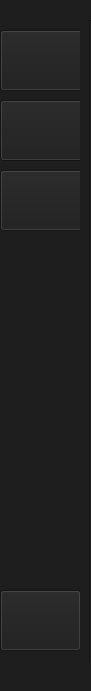
     <widget class="QWidget" name="buttons_3" native="true">
      <property name="geometry">
       <rect>
        <x>0</x>
        <y>-10</y>
        <width>91</width>
        <height>691</height>
       </rect>
      </property>
      <property name="styleSheet">
       <string notr="true">background-color: rgb(30, 30, 30);</string>
      </property>
      <widget class="QPushButton" name="chatting_chatting_button">
       <property name="geometry">
        <rect>
         <x>0</x>
         <y>30</y>
         <width>91</width>
         <height>61</height>
        </rect>
       </property>
       <property name="cursor">
        <cursorShape>PointingHandCursor</cursorShape>
       </property>
       <property name="styleSheet">
        <string notr="true">QPushButton{
background-image:url(:/icons/icons/Vector.png);
 background-position: center;
background-size: 50px;
 background-repeat: no-repeat;
color: transparent
}</string>
       </property>
       <property name="text">
        <string>Chatting</string>
       </property>
       <property name="icon">
        <iconset>
         <normaloff>../GUI desgin/GUI desgin/setting/icons/Vector.png</normaloff>../GUI desgin/GUI desgin/setting/icons/Vector.png</iconset>
       </property>
       <property name="iconSize">
        <size>
         <width>50</width>
         <height>50</height>
        </size>
       </property>
      </widget>
      <widget class="QPushButton" name="chatting_requests_button">
       <property name="geometry">
        <rect>
         <x>0</x>
         <y>100</y>
         <width>91</width>
         <height>61</height>
        </rect>
       </property>
       <property name="cursor">
        <cursorShape>PointingHandCursor</cursorShape>
       </property>
       <property name="styleSheet">
        <string notr="true">QPushButton{
background-image:url(:/icons/icons/Group 1.png);
 background-position: center;
background-size: 50px;
 background-repeat: no-repeat;
color: transparent
}</string>
       </property>
       <property name="text">
        <string>Requests</string>
       </property>
       <property name="icon">
        <iconset>
         <normaloff>../GUI desgin/GUI desgin/setting/icons/Group 1.png</normaloff>../GUI desgin/GUI desgin/setting/icons/Group 1.png</iconset>
       </property>
       <property name="iconSize">
        <size>
         <width>50</width>
         <height>50</height>
        </size>
       </property>
      </widget>
      <widget class="QPushButton" name="chatting_exit_button">
       <property name="geometry">
        <rect>
         <x>0</x>
         <y>590</y>
         <width>81</width>
         <height>61</height>
        </rect>
       </property>
       <property name="cursor">
        <cursorShape>PointingHandCursor</cursorShape>
       </property>
       <property name="styleSheet">
        <string notr="true">QPushButton{
background-image:url(:/icons/icons/Sign-out.png);
 background-position: center;
background-size: 50px;
 background-repeat: no-repeat;
color: transparent
}</string>
       </property>
       <property name="text">
        <string>Exit</string>
       </property>
       <property name="icon">
        <iconset>
         <normaloff>../GUI desgin/GUI desgin/setting/icons/Sign-out.png</normaloff>../GUI desgin/GUI desgin/setting/icons/Sign-out.png</iconset>
       </property>
       <property name="iconSize">
        <size>
         <width>50</width>
         <height>50</height>
        </size>
       </property>
      </widget>
      <widget class="Line" name="line">
       <property name="geometry">
        <rect>
         <x>80</x>
         <y>20</y>
         <width>20</width>
         <height>641</height>
        </rect>
       </property>
       <property name="orientation">
        <enum>Qt::Vertical</enum>
       </property>
      </widget>
      <widget class="QPushButton" name="chatting_settings_button">
       <property name="geometry">
        <rect>
         <x>0</x>
         <y>170</y>
         <width>91</width>
         <height>61</height>
        </rect>
       </property>
       <property name="cursor">
        <cursorShape>PointingHandCursor</cursorShape>
       </property>
       <property name="styleSheet">
        <string notr="true">QPushButton{
background-image: url(:/icons/icons/settings.png);
 background-position: center;
background-size: 50px;
 background-repeat: no-repeat;
color: transparent
}</string>
       </property>
       <property name="text">
        <string>Settings</string>
       </property>
       <property name="icon">
        <iconset>
         <normaloff>../GUI desgin/GUI desgin/setting/icons/Group 1.png</normaloff>../GUI desgin/GUI desgin/setting/icons/Group 1.png</iconset>
       </property>
       <property name="iconSize">
        <size>
         <width>50</width>
         <height>50</height>
        </size>
       </property>
      </widget>
      <zorder>chatting_settings_button</zorder>
      <zorder>chatting_chatting_button</zorder>
      <zorder>chatting_requests_button</zorder>
      <zorder>chatting_exit_button</zorder>
      <zorder>line</zorder>
     </widget>
